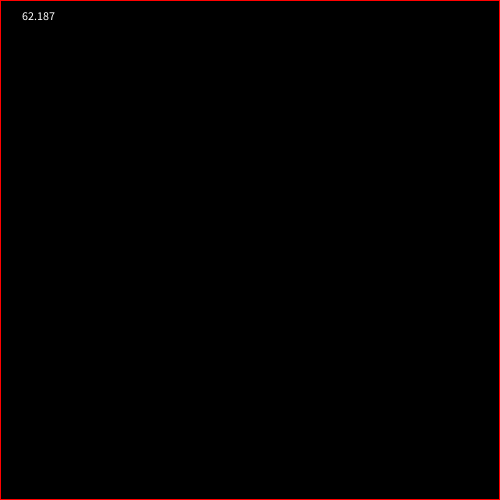
Frame 1 (no input)
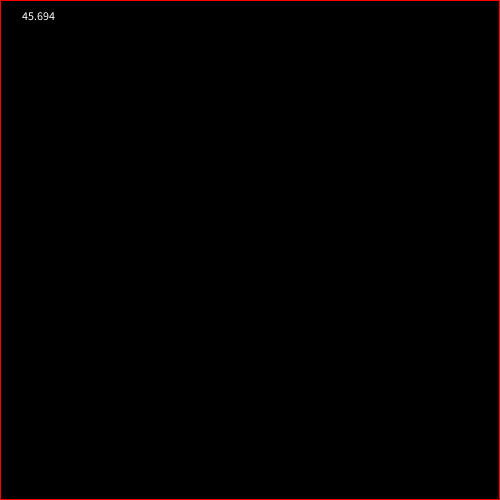
Frame 60 (the mouse pressed at the canvas centre just before this capture)
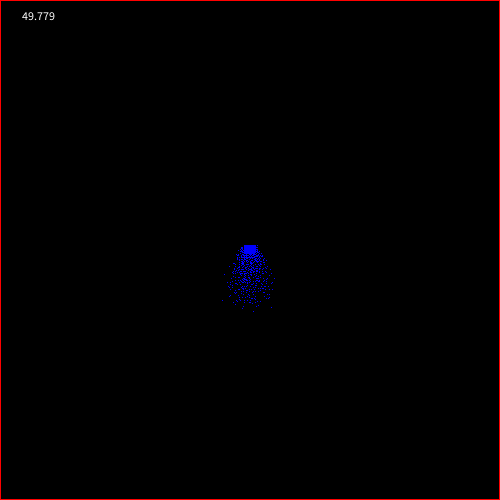
Frame 120 (the mouse held since frame 60 and released just before this capture)

The Processing sketch that drew these frames (run headless with seeded random() and noise(); from frame 60 on, the mouse is pressed at the canvas centre):

// Processing sketch: dust_program
// ── dust_program.pde
//color tempPixels[];
int gra[];
int readGra[];
color colors[];
int properties[][];
int draw = 3;

void setup(){
  size(500,500);
  frameRate(50);
  
  gra = new int[width*width+height];
  readGra = new int[width*width+height];
  colors = new color[32];
  properties = new int[32][10];
  
  for(int i = 0; i < width*width+height; i++){
    gra[i] = 0;
  }
  
  for(int i = 0; i < width; i++){
    gra(0,i,1);
    gra(width-1,i,1);
    gra(i,0,1);
    gra(i,width-1,1);
  }
  
  colors[0] = color(0);
  colors[1] = color(255,0,0);
  colors[2] = color(150,255,0);
  properties[2][0]=1;
  properties[2][1]=97;
  colors[3] = color(0,0,255);
  properties[3][0]=1;
  properties[3][1]=85;
  properties[3][2]=1;
  properties[3][3]=70;
  
}
  
void draw(){
  
  //gra = new int[width*width+height];
  
  addDraw();
  
  applyDown();
  applySide();
  //applyUp();
  
  render();
  
  text(frameRate,20,20);
}

// ── iterations.pde
void addDraw() {
  if (mousePressed) {
    if (inside(mouseX, mouseY)) {
      for (int i = -5; i < 5; i++) {
        for (int j = -5; j < 5; j++) {
          gra(mouseX+i, mouseY+j, draw);
        }
      }
    }
  }
}

void applyDown() {
  refreshArray();
  for (int i = width-1; i >=0; i--) {
    for (int j = 0; j < height; j++) {
      if (gra(i, j) > 0) {
        if (properties[gra(i, j)][0]>0) {
          if (random(100)<properties[gra(i, j)][1]) {
            if (gra(i, j+1) == 0 && newGra(i, j+1) == 0) {
              jump(i, j, 0, 1);
              //mody++;
            }
          }
        }
      }
    }
  }
}

void applySide() {
  refreshArray();
  for (int i = 0; i <width; i++) {
    for (int j = 0; j < height; j++) {
      if (gra(i, j) > 0) {
        if (properties[gra(i, j)][2]>0) {
          if(gra(i+1,j) == 0){
            if(gra(i-1,j) == 0){
              if(random(50)<properties[gra(i, j)][3]){
                if(random(100)<50){
                  realMove(i,j,i+1,j);
                } else {
                  realMove(i,j,i-1,j);
                }
              } else {
                //realMove(i,j,i,j);
              }
            } else {
              if(random(50)<properties[gra(i, j)][3]){
                realMove(i,j,i+1,j);
              } else {
                //realMove(i,j,i,j);
              }
            }
          } else {
            if(gra(i-1,j) == 0){
              if(random(50)<properties[gra(i, j)][3]){
                realMove(i,j,i-1,j);
              } else {
                //realMove(i,j,i,j);
              }
            } else {
              //realMove(i,j,i,j);
            }
          }
        }
      }
    }
  }
}

void render(){
  loadPixels();
  for (int i = 0; i < width; i++) {
    for (int j = 0; j < height; j++) {
      pixels[j*width+i] = colors[gra(i, j)];
    }
  }
  updatePixels();
}

// ── misc_functions.pde
boolean inside(int a, int b){
  if(a >= 0 && b >= 0){
    if(a < width && b < height){
      return true;
    }
  }
  return false;
}

void refreshArray(){
  //gra = newGra;
  //gra = new int[];
  arrayCopy(gra,readGra);
}

int newGra(int a, int b){
  if(inside(a,b)){
    return gra[b*width+a];
  } else {
    return 0;
  }
}

int gra(int a, int b){
  if(inside(a,b)){
    return readGra[b*width+a];
  } else {
    return 0;
  }
}

void gra(int a, int b, int c){
  if(inside(a,b)){
    gra[b*width+a] = c;
  }
}

boolean jump(int a, int b, int h, int v){
  int tempGras = newGra(a,b);
  gra(a,b,newGra(a+h,b+v));
  gra(a+h,b+v,tempGras);
  return true;
}
/*
int moveDown(int a, int b){
  if(newGra(a,b+1)==0){
    return 1;
  } else {
    return 0;
  }
}

int moveDown(int a, int b, int c){
  if(random(100,101) < c){
    return moveDown(a,b);
  } else {
    return 0;
  }
}


*/

void realMove(int a, int b, int c, int d){
  if(newGra(c,d) == 0){
    jump(a, b, c-a, d-b);
  } else {
    
    if(choose(properties[newGra(c,d)][3],properties[gra(a,b)][3])){
      jump(a, b, 0, 0);
    } else {
      jump(c, d, -1, 0);
      jump(a, b, c-a, d-b);
    }
    
  }
}

boolean choose(int a, int b){
  if(random(100)<a*100/(a+b)){
    return true;
  }
  return false;
}
/*
int moveSide(int a, int b){
  if(newGra(a+1,b)==0){
    if(newGra(a-1,b)==0){
      if(floor(random(2))==0){
        return 1;
      } else {
        return -1;
      }
    } else {
      return 1;
    }
  } else {
    if(newGra(a-1,b)==0){
      return -1;
    } else {
      return 0;
    }
  }
}

int moveSide(int a, int b, int c){
  if(random(100) < c){
    return moveSide(a,b);
  } else {
    return 0;
  }
}

boolean moveStay(int a, int b){
  return jump(a,b,0,0);
}
*/
